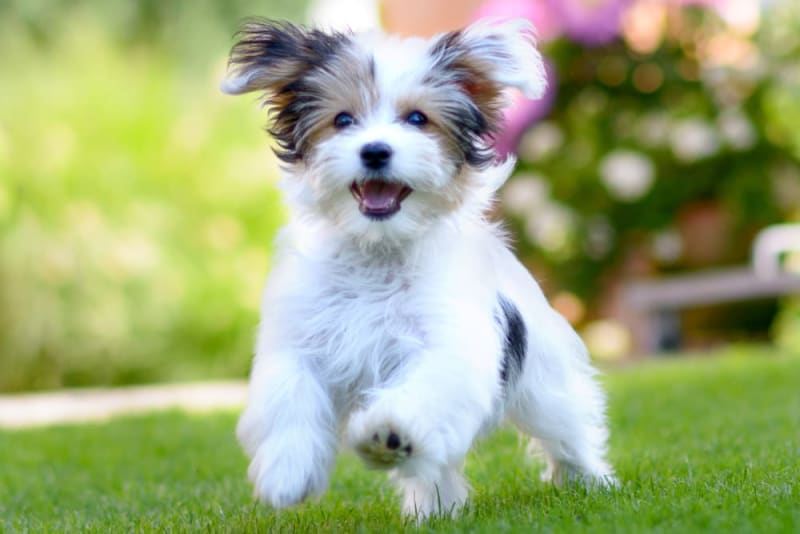
#> input picture media/dog_image.jpg, 800 x 534 px, found by its file name
$ python t_3.py
#> lines starting #> are read from the running program, lines starting #| are printed output that depends on the picture
"""
Scripts for tutorial session 3
"""

# %%
import numpy as np
import matplotlib.pyplot as plt
import matplotlib.image as mpimg

# %% question 1
# q1 - image load
IMG = mpimg.imread("../../media/dog_image.jpg")
#> IMG is the input picture: shape (534, 800, 3); mean R, G, B 158.6, 170.6, 122.9
GREY_IMG = np.dot(IMG[..., :3], [0.640, 0.595, 0.155])  # Rec601 luminanc
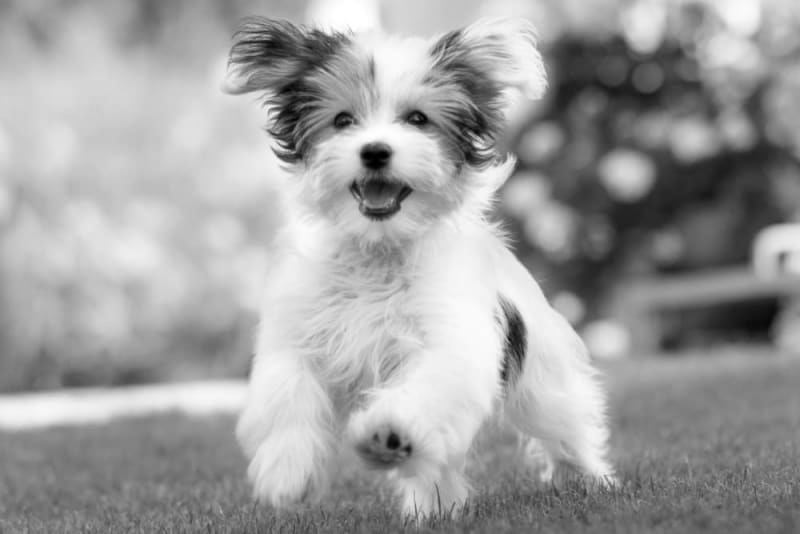
#> GREY_IMG: shape (534, 800) float64; min 0.62, max 354.4, mean 222; drawn with min black and max white


# %%
# q1 - func
def img_svd(img=GREY_IMG):
    """svd image compression"""
    mat_u, mat_w, mat_vt = np.linalg.svd(GREY_IMG, full_matrices=False)
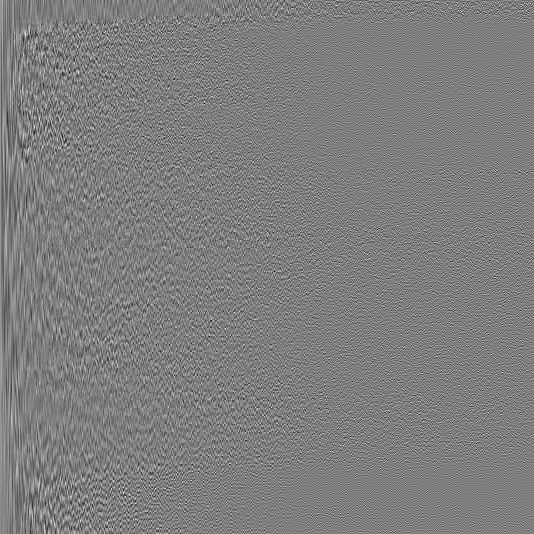
#> mat_u: shape (534, 534) float64; min -0.255, max 0.259, mean 7.86e-05; drawn with min black and max white
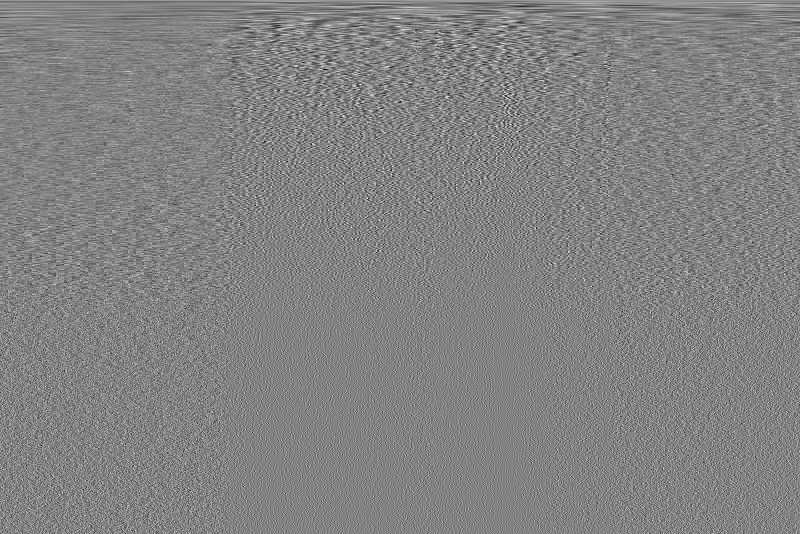
#> mat_vt: shape (534, 800) float64; min -0.221, max 0.21, mean 7.4e-05; drawn with min black and max white
#> mat_w = 534 values, max 148295.6 at index 0, min 2.88 at index 533, mean 670.6
    return mat_u, mat_w, mat_vt


def img_svd_reconstitute(img=GREY_IMG, n=0):
    """reconstitute from mats"""
    mat_u, mat_w, mat_vt = img_svd(img)
    # recon via np.dot(mat_u, np.dot(mat_w_zeros, mat_vh))
    if n == 0:
        mat_w_zeros = np.zeros((img.shape[0], img.shape[1]))
        np.fill_diagonal(mat_w_zeros, mat_w)
    else:
        mat_u = mat_u[:, :n]
        mat_w = mat_w[:n]
        mat_vt = mat_vt[:n, :]

    img_recon = mat_u @ np.diag(mat_w) @ mat_vt

    return img_recon


def img_svd_reconstitute_elements(img=GREY_IMG, ns: list = [5, 10, 50]):
    """reconstitute from the first n elements of the mats"""
    mat_u, mat_w, mat_vt = img_svd(img)
    img_size = img.size
#> img_size = 427200
    img_recon = []
    compression = 0

    ns_custom = np.arange(0, 400, 10)

    for n in ns_custom:
        # find the depth of elements needed to get a good compression ratio
        if compression < 1.00:
            # first n elements of the mats
            mat_u_n = mat_u[:, :n]
            mat_w_n = mat_w[:n]
            mat_vt_n = mat_vt[:n, :]

            img_recon_n = mat_u_n @ np.diag(mat_w_n) @ mat_vt_n

            img_recon_n_size = mat_u_n.size + n + mat_vt_n.size

            img_recon.append(img_recon_n)

            compression = img_recon_n_size / img_size
            depth = n
#> this loop made 40 passes
#> pass 2, in img_svd_reconstitute_elements, `img_recon_n = mat_u_n @ np.diag(mat_w_n) @ mat_vt_n`:
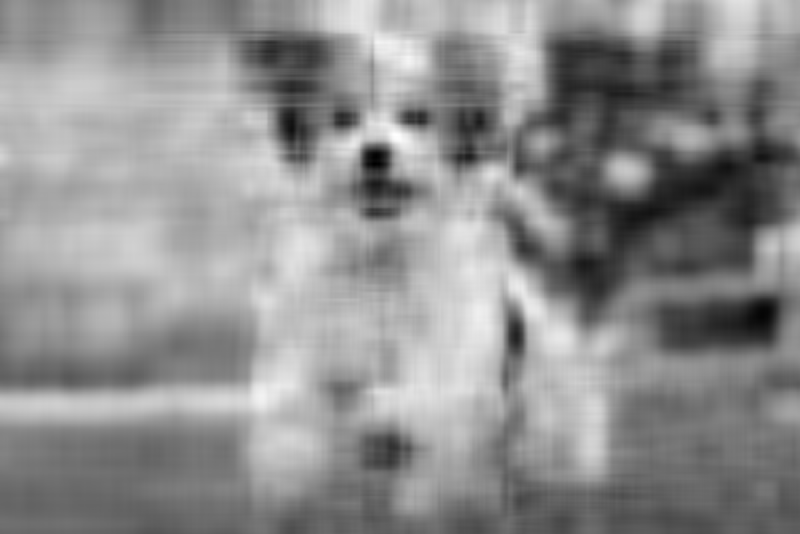
#> img_recon_n: shape (534, 800) float64; min -5.31, max 401.7, mean 222; drawn with min black and max white
#> pass 3, in img_svd_reconstitute_elements, `img_recon_n = mat_u_n @ np.diag(mat_w_n) @ mat_vt_n`:
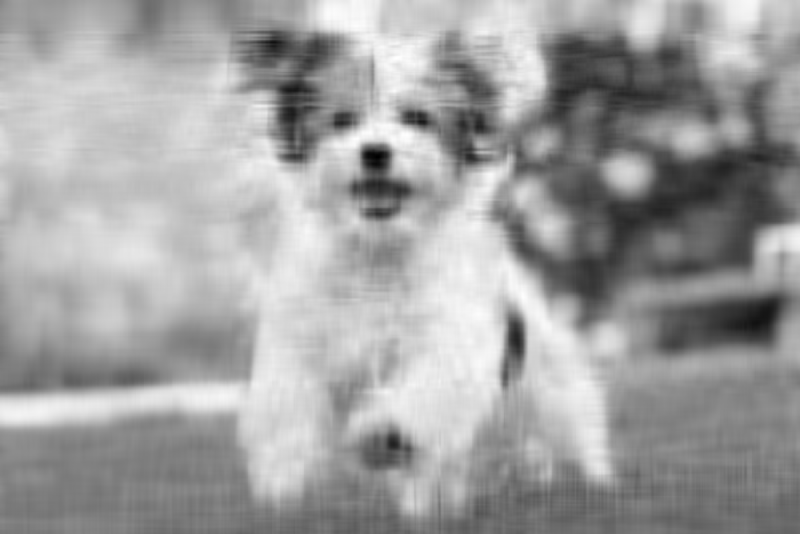
#> img_recon_n: shape (534, 800) float64; min -24.33, max 368.2, mean 222; drawn with min black and max white
#> after the loop:
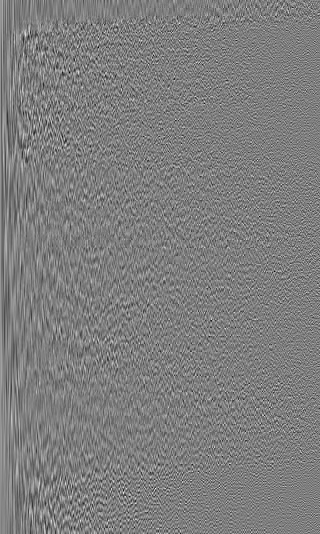
#> mat_u_n: shape (534, 320) float64; min -0.255, max 0.259, mean 0.000131; drawn with min black and max white
#> after the loop:
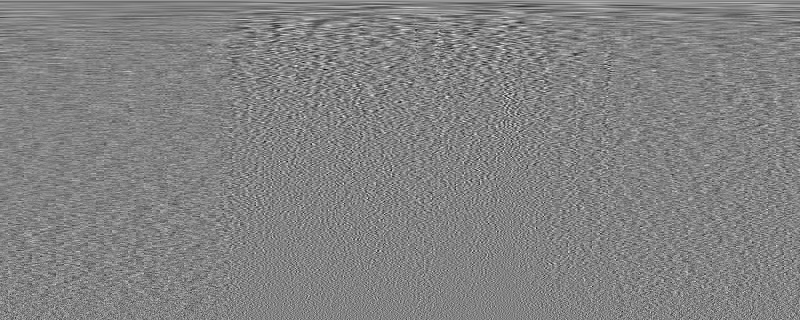
#> mat_vt_n: shape (320, 800) float64; min -0.221, max 0.21, mean 0.000124; drawn with min black and max white
#> after the loop, compression = 1; depth = 320; img_recon = 33 items; img_recon_n_size = 427200; mat_w_n = 320 values, max 148295.6 at index 0, min 14.32 at index 319, mean 1113.6

    print(f"Compression rate {compression} at {depth} elements.")
#| Compression rate 1.0 at 320 elements.

    return img_recon


def img_svd_plot(img=GREY_IMG):
    """wrapper for img svd plot gen"""
    img_recon = img_svd_reconstitute(img)

    fig, ax = plt.subplots(1, 2, figsize=(12, 6))

    # source img
    ax[0].imshow(img, cmap="gray")
    ax[0].set_title("Source img")
    ax[0].axis("off")

    # reconstituted img
    ax[1].imshow(img_recon, cmap="gray")
    ax[1].set_title("Reconstituted img")
    ax[1].axis("off")

    plt.tight_layout()
    plt.show()
    plt.close()


# %%
# q1 - func call
img_svd_reconstitute_elements()
img_svd_plot()
# %% question 2
